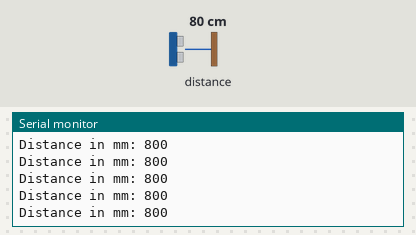
Bench run of a sketch on a simulated Arduino Uno, built with avr-gcc and run on an emulated ATmega328P. Parts: the last lines printed to the serial monitor. The inputs (shaded band) are chosen by the test bench; at power-on: distance to the obstacle 80 cm.

Above: at 1.2 s.
1.3 s: distance to the obstacle set to 2 cm
At 2.3 s:
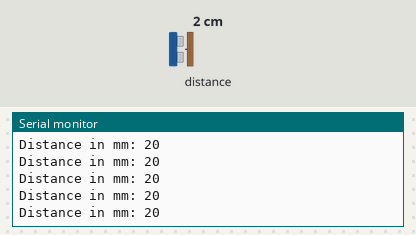
2.8 s: distance to the obstacle set to 4 cm
At 3.9 s:
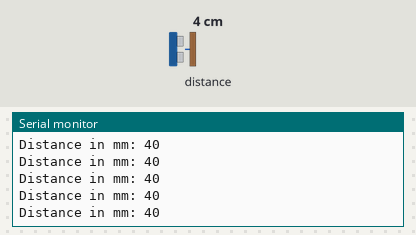
Timing chart, 0 to 5.8 s (numbered marks = the images above; inputs shaded):
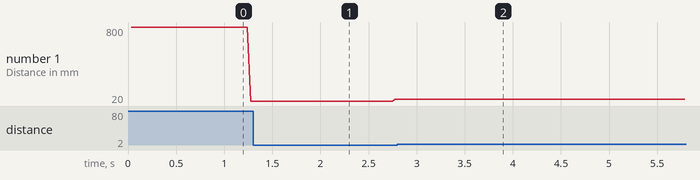

The sketch:

main.ino
```cpp
#include "Adafruit_VL53L0X.h"
//#include "Driver Motor"

Adafruit_VL53L0X s1 = Adafruit_VL53L0X();
Adafruit_VL53L0X s2 = Adafruit_VL53L0X();

void setup() {
  Serial.begin(115200);

  // wait until serial port opens for native USB devices
  while (! Serial) {
    delay(1);
  }

  Serial.println("Adafruit VL53L0X test");
  if (!(s1.begin() && s2.begin())) {
    Serial.println(F("Failed to boot VL53L0X"));
    while(1);
  }
  // power
  Serial.println(F("VL53L0X API Simple Ranging example\n\n"));
  // start continuous ranging
  s1.startRangeContinuous();
  s2.startRangeContinuous();

}

void loop() {
if (s1.isRangeComplete() && s2.isRangeComplete()) {

    Serial.println(s1.readRange());
    Serial.print("Distance in mm: ");

    Serial.println(s2.readRange());
    Serial.print("Distance in mm: ");
  }
}
```

main.c
```cpp
#include <stdio.h>
int main(){

	return 0;
}
```

Measured:
- after the input at 1.3 s, the serial monitor: prints a new line at once (image 1)
- after the input at 2.8 s, the serial monitor: prints a new line at once (image 2)
- plotted number 1: 20 → 40 after the input at 1.3 s
